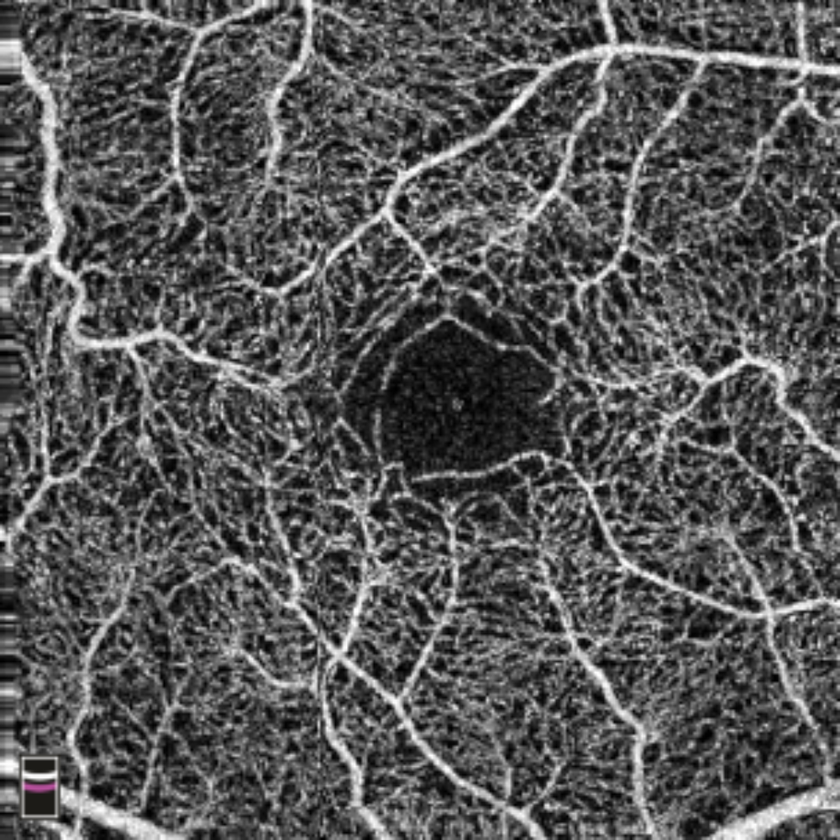
#> input picture test_images/5000.tif, 840 x 840 px, shrunk from 1000 x 1000 before the run, found by its file name
$ python testing.py
#> lines starting #> are read from the running program, lines starting #| are printed output that depends on the picture; after the words box and inside, x2 and y2 are one past the last pixel; in counts of white or black regions, pixels touching at a corner belong together
### gui/build/fuzzy_thresholding.py
import numpy as np
from scipy.ndimage import median_filter, convolve
from skfuzzy.cluster import cmeans

def gaussian_kernel(size: int, sigma: float) -> np.ndarray:
    """
    Generate a 2D Gaussian kernel.

    Parameters:
    - size: The width and height of the square kernel (must be an odd number for symmetry).
    - sigma: The standard deviation of the Gaussian distribution.

    Returns:
    - A 2D NumPy array representing the normalized Gaussian kernel.
    """
    # Create a 1D array of evenly spaced values from -size//2 to size//2
    ax = np.linspace(-(size // 2), size // 2, size)
    # Create 2D coordinate grids from the 1D array (meshgrid of x and y)
    xx, yy = np.meshgrid(ax, ax)
    # Compute the 2D Gaussian function on the grid
    kernel = np.exp(-(xx ** 2 + yy ** 2) / (2.0 * sigma ** 2))
    # Normalize the kernel so that the sum of all elements equals 1
    return kernel / np.sum(kernel)


def smooth_function(h, X):
    """
    Apply 2D convolution to smooth the input image using the given kernel, with edge padding handled by mirrored expansion.

    Parameters:
    - h: 2D NumPy array representing the convolution kernel (e.g., Gaussian filter)
    - X: 2D NumPy array representing the input image

    Returns:
    - A 2D NumPy array of the same shape as X, containing the smoothed image
    """
    Mx, My = h.shape
    nx = (Mx - 1) // 2
    ny = (My - 1) // 2
    Xe = iexpansion(X, nx, ny)
    fXe = convolve(Xe, h, mode='constant', cval=0.0)
    return fXe[nx:-nx, ny:-ny]


def iexpansion(X:np.ndarray, nx:int, ny:int) -> np.ndarray:
    """
    Expand the input image by mirroring its borders.

    Parameters:
    - X: 2D NumPy array (input image or matrix)
    - nx: Number of rows to expand at the top and bottom
    - ny: Number of columns to expand at the left and right

    Returns:
    - A 2D NumPy array with mirrored padding added on all sides
    """
    Xn = np.flipud(X)[-nx:, :]
    Xs = np.flipud(X)[:nx, :]
    Xe = np.fliplr(X)[:, :ny]
    Xw = np.fliplr(X)[:, -ny:]
    Xr = np.flipud(np.fliplr(X))                # flip both axes once
    Xne = Xr[-nx:, :ny]                         # top-right corner
    Xno = Xr[-nx:, -ny:]                        # top-left corner
    Xse = Xr[:nx, :ny]                          # bottom-right corner
    Xso = Xr[:nx, -ny:]                         # bottom-left corner


    top = np.hstack((Xno, Xn, Xne))
    mid = np.hstack((Xw, X, Xe))
    bot = np.hstack((Xso, Xs, Xse))

    return np.vstack((top, mid, bot))


# [23 lines left out: function trapezoid_fuzzy_membership, not called in this run]


def fuzzy_thresholding(X:np.ndarray, nth:int, w:int) -> np.ndarray:
    """
    Perform fuzzy thresholding on an input image using Fuzzy C-Means clustering and trapezoidal fuzzy membership functions, followed by median filtering.

    Parameters:
    - X: 2D numpy array (grayscale image)
    - nth: Number of fuzzy thresholds (clusters)
    - w: Window size for median filtering

    Returns:
    - Y: 2D numpy array of class labels (1-based) for each pixel
    """
    X = X.astype(np.float64)

    # Normalize the image using mean ± 2*std range
    sigmaX = np.std(X)
    muX = np.mean(X)
    mask = (X > (muX - 2 * sigmaX)) & (X < (muX + 2 * sigmaX))
    norma = np.max(X[mask])
    X = X / norma

    # Apply Gaussian smoothing
    h = gaussian_kernel(11, 1.5)
    gX = smooth_function(h, X)

    # Fuzzy C-means clustering
    data = gX.flatten()[np.newaxis, :]
    cntr, u, _, _, _, _, _ = cmeans(data, nth, 2, error=1e-5, maxiter=100)
    Xfcm = np.sort(cntr.flatten())

    max_gX = np.max(gX)
    min_gX = np.min(gX)

    Xtrap3 = np.zeros((X.shape[0], X.shape[1], nth))

    for imax in range(nth):
        if imax == 0: # first cluster
            a1 = a2 = min_gX
            a3 = Xfcm[0]
            a4 = Xfcm[1]
        elif imax == nth - 1: # last cluster
            a1 = Xfcm[-2]
            a2 = Xfcm[-1]
            a3 = a4 = max_gX
        else:
            a1 = Xfcm[imax - 1]
            a2 = a3 = Xfcm[imax]
            a4 = Xfcm[imax + 1]

        Xtrap = trapezoid_fuzzy_membership(X, a1, a2, a3, a4)
        Xtrap3[:, :, imax] = Xtrap

    medXtrap3 = np.zeros_like(Xtrap3)
    for ii in range(nth):
        medXtrap3[:, :, ii] = median_filter(Xtrap3[:, :, ii], size=(w, w),
                                    mode='constant', cval=0.0)

    Y = np.argmax(medXtrap3, axis=2) + 1 #! Axis 2 is the third dimension; +1 to match the index as in Matlab. May need to change the +1 based on the context
    Y = Y * (Y > 0) + (Y == 0)

    return Y

### gui/build/testing.py
# [57 lines of commented-out code are left out]


import os
import tifffile as tiff
import numpy as np
from fuzzy_thresholding import fuzzy_thresholding
from scipy.io import loadmat
import matplotlib.pyplot as plt

current_dir = os.getcwd()
target_dir = os.path.join(current_dir, 'gui', 'build')
Xraw = tiff.imread('/Users/milameteor/Library/CloudStorage/OneDrive-UWA/M4 Backup/LEI/to_be_rename/MILA_renamed/test/5000.tif')  # this might be 2D or 3D
#> Xraw is the input picture: shape (840, 840, 3); mean R, G, B 86.9, 86.8, 86.8

# Match the MATLAB preprocessing:
if Xraw.ndim == 2:
    X = Xraw
elif Xraw.ndim == 3:
    if Xraw.shape[2] == 3:
        # RGB -> grayscale; approximate rgb2gray, or use exact weights if you care
        X = Xraw.mean(axis=2)
    else:
        # multi-slice -> take first slice
        X = Xraw[:, :, 0]
else:
    raise ValueError(f"Unsupported image shape: {Xraw.shape}")

X = X.astype(np.float64)
Y_py = fuzzy_thresholding(X, nth=2, w=3)
#> in fuzzy_thresholding, `sigmaX = np.std(X)`: sigmaX = 49.25
#> in fuzzy_thresholding, `muX = np.mean(X)`: muX = 86.85
#> in fuzzy_thresholding, `mask = (X > (muX - 2 * sigmaX)) & (X < (muX + 2 * sigmaX))`:
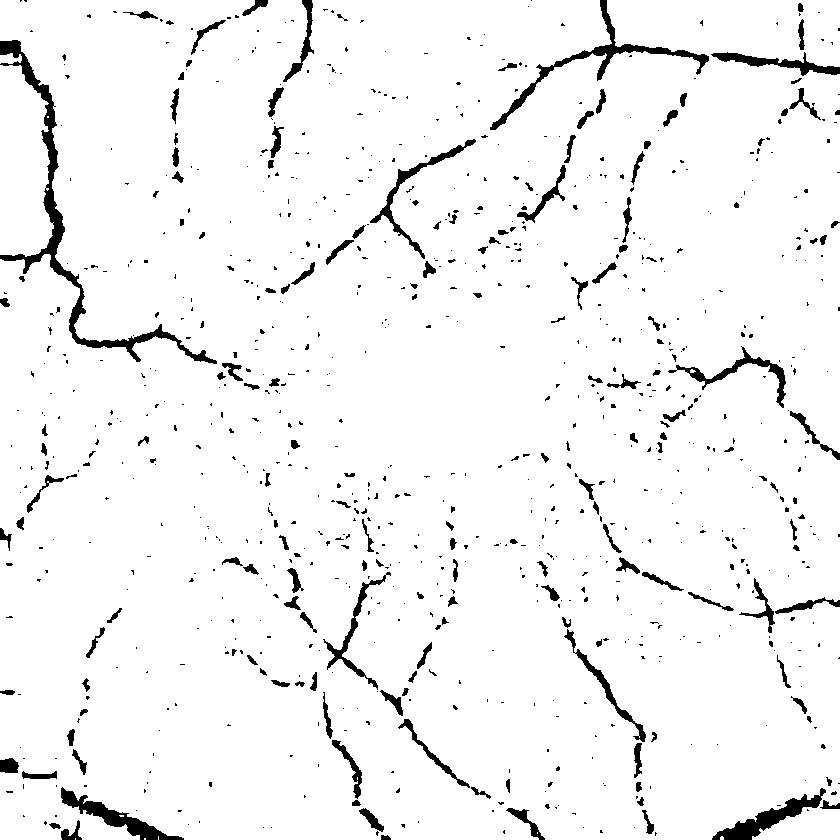
#> mask: shape (840, 840) bool; 95.3% white; 904 black regions (721 under 20 px), largest, box (x1, y1, x2, y2) and area: (0, 40, 217, 364) 4337, (490, 0, 709, 130) 2036, (712, 788, 826, 840) 1547
#> in fuzzy_thresholding, `norma = np.max(X[mask])`: norma = 185.3
#> in iexpansion, `Xe = np.fliplr(X)[:, :ny]`: Xe = 840 rows, first 6: [0.469, 0.469, 0.437, 0.399, 0.383], [0.469, 0.469, 0.437, 0.399, 0.383], [0.48, 0.475, 0.442, 0.405, 0.388], [0.491, 0.486, 0.453, 0.405, 0.383], [0.459, 0.453, 0.426, 0.388, 0.372], [0.394, 0.394, 0.372, 0.351, 0.351]
#> in iexpansion, `Xw = np.fliplr(X)[:, -ny:]`: Xw = 840 rows, first 6: [0.286, 0.232, 0.205, 0.173, 0.162], [0.313, 0.264, 0.237, 0.21, 0.2], [0.367, 0.34, 0.335, 0.313, 0.308], [0.437, 0.437, 0.432, 0.426, 0.426], [0.383, 0.383, 0.378, 0.378, 0.378], [0.248, 0.248, 0.237, 0.237, 0.237]
#> in iexpansion, `Xr = np.flipud(np.fliplr(X))`:
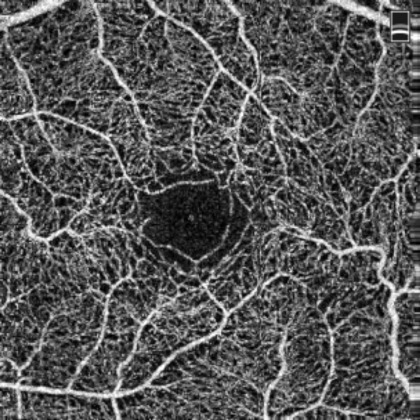
#> Xr: shape (840, 840) float64 (shown at 1/2 size); min 0, max 1.38, mean 0.469; drawn with min black and max white
#> in iexpansion, `Xne = Xr[-nx:, :ny]`: Xne = [[0.459, 0.453, 0.426, 0.388, 0.372], [0.491, 0.486, 0.453, 0.405, 0.383], [0.48, 0.475, 0.442, 0.405, 0.388], [0.469, 0.469, 0.437, 0.399, 0.383], [0.469, 0.469, 0.437, 0.399, 0.383]]
#> in iexpansion, `Xno = Xr[-nx:, -ny:]`: Xno = [[0.383, 0.383, 0.378, 0.378, 0.378], [0.437, 0.437, 0.432, 0.426, 0.426], [0.367, 0.34, 0.335, 0.313, 0.308], [0.313, 0.264, 0.237, 0.21, 0.2], [0.286, 0.232, 0.205, 0.173, 0.162]]
#> in iexpansion, `Xse = Xr[:nx, :ny]`: Xse = [[0.599, 0.588, 0.469, 0.302, 0.178], [0.604, 0.594, 0.475, 0.313, 0.189], [0.664, 0.653, 0.561, 0.426, 0.329], [0.745, 0.739, 0.68, 0.583, 0.529], [0.804, 0.799, 0.766, 0.723, 0.691]]
#> in iexpansion, `Xso = Xr[:nx, -ny:]`: Xso = [[0.302, 0.302, 0.302, 0.302, 0.302], [0.302, 0.302, 0.302, 0.302, 0.302], [0.297, 0.302, 0.302, 0.302, 0.302], [0.297, 0.302, 0.302, 0.302, 0.302], [0.291, 0.297, 0.297, 0.297, 0.297]]
#> in iexpansion, `mid = np.hstack((Xw, X, Xe))`:
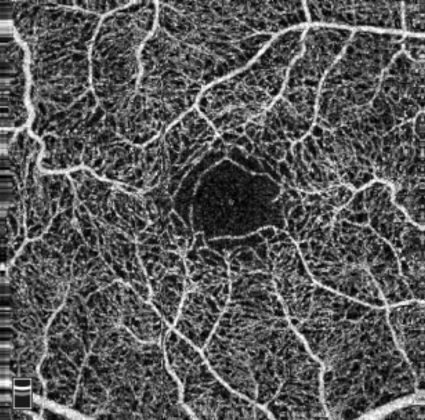
#> mid: shape (840, 850) float64 (shown at 1/2 size); min 0, max 1.38, mean 0.469; drawn with min black and max white
#> in iexpansion, `return np.vstack((top, mid, bot))`:
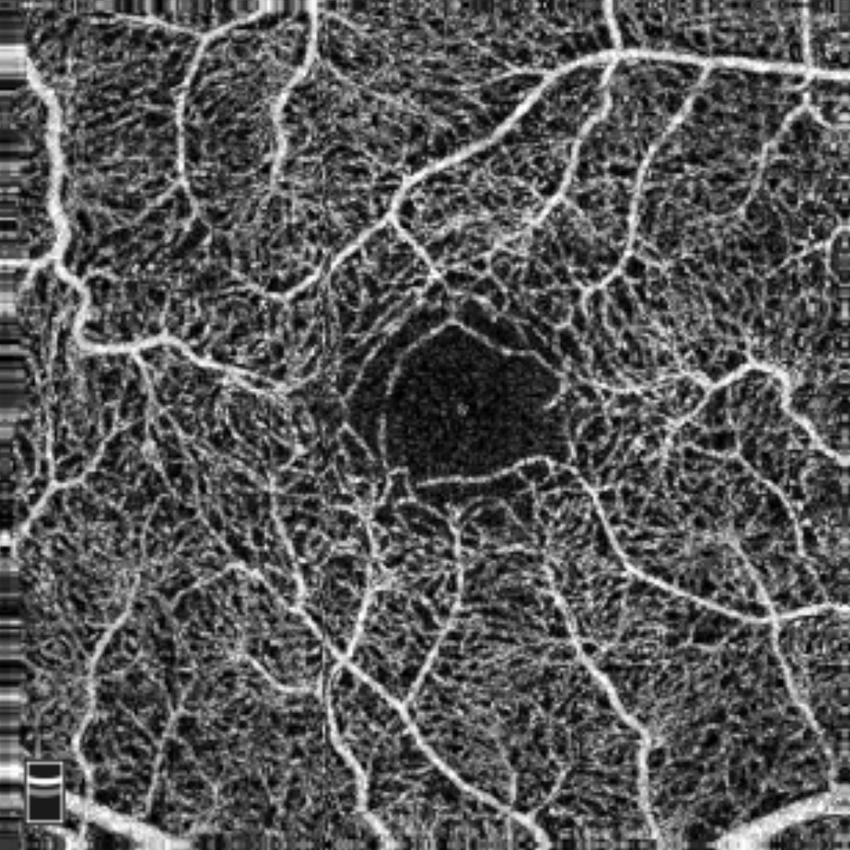
#> returned value: shape (850, 850) float64; min 0, max 1.38, mean 0.469; drawn with min black and max white
#> (the run stopped early here; a loop or call above may not have finished)

$ run again, with test_images/5001.tif copied over test_images/5000.tif
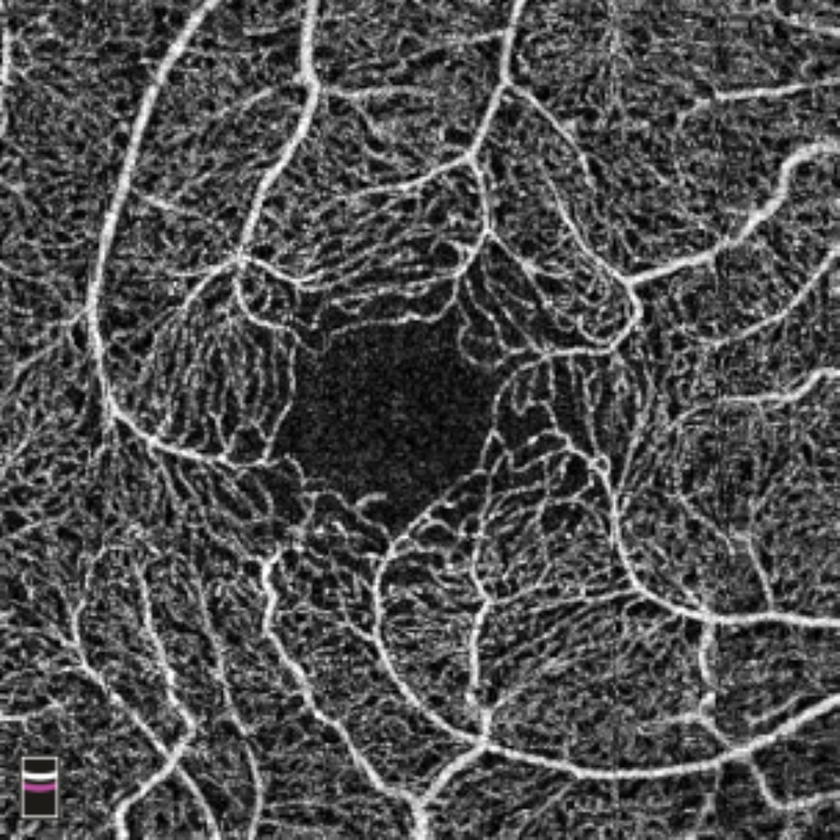
#> input picture test_images/5001.tif, 840 x 840 px, shrunk from 1000 x 1000 before the run, found by its file name
#> Xraw is the input picture: shape (840, 840, 3); mean R, G, B 78.4, 78.3, 78.3
#> sigmaX = 47.08
#> muX = 78.35
#> in fuzzy_thresholding, `mask = (X > (muX - 2 * sigmaX)) & (X < (muX + 2 * sigmaX))`:
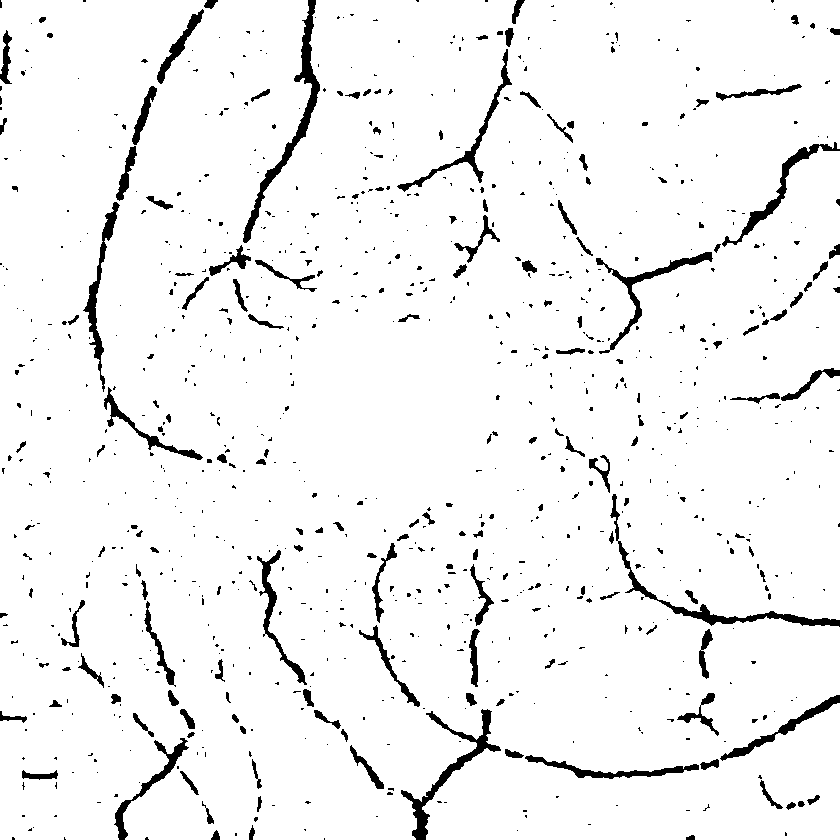
#> mask: shape (840, 840) bool; 95.1% white; 945 black regions (751 under 20 px), largest, box (x1, y1, x2, y2) and area: (243, 0, 320, 243) 2090, (610, 494, 840, 627) 1772, (401, 709, 501, 840) 1770
#> norma = 172.3
#> Xe = 840 rows, first 6: [0, 0, 0.0116, 0.0232, 0.0522], [0.0174, 0.0174, 0.0232, 0.0348, 0.058], [0.0812, 0.0812, 0.0696, 0.058, 0.058], [0.133, 0.128, 0.104, 0.0754, 0.0638], [0.215, 0.209, 0.186, 0.151, 0.133], [0.308, 0.308, 0.284, 0.255, 0.244]
#> Xw = 840 rows, first 6: [0.313, 0.4, 0.667, 0.934, 1.03], [0.342, 0.441, 0.708, 0.975, 1.07], [0.424, 0.551, 0.824, 1.1, 1.19], [0.505, 0.667, 0.94, 1.21, 1.31], [0.563, 0.731, 0.975, 1.22, 1.31], [0.609, 0.76, 0.957, 1.17, 1.24]
#> Xne = [[0.215, 0.209, 0.186, 0.151, 0.133], [0.133, 0.128, 0.104, 0.0754, 0.0638], [0.0812, 0.0812, 0.0696, 0.058, 0.058], [0.0174, 0.0174, 0.0232, 0.0348, 0.058], [0, 0, 0.0116, 0.0232, 0.0522]]
#> Xno = [[0.563, 0.731, 0.975, 1.22, 1.31], [0.505, 0.667, 0.94, 1.21, 1.31], [0.424, 0.551, 0.824, 1.1, 1.19], [0.342, 0.441, 0.708, 0.975, 1.07], [0.313, 0.4, 0.667, 0.934, 1.03]]
#> Xse = [[0.348, 0.342, 0.319, 0.29, 0.25], [0.342, 0.337, 0.313, 0.284, 0.244], [0.296, 0.296, 0.279, 0.25, 0.221], [0.232, 0.232, 0.221, 0.209, 0.191], [0.18, 0.18, 0.174, 0.174, 0.168]]
#> Xso = [[0.162, 0.174, 0.162, 0.157, 0.157], [0.162, 0.168, 0.162, 0.157, 0.157], [0.145, 0.145, 0.139, 0.139, 0.133], [0.128, 0.104, 0.104, 0.0986, 0.0928], [0.145, 0.11, 0.116, 0.122, 0.122]]
#> in iexpansion, `return np.vstack((top, mid, bot))`:
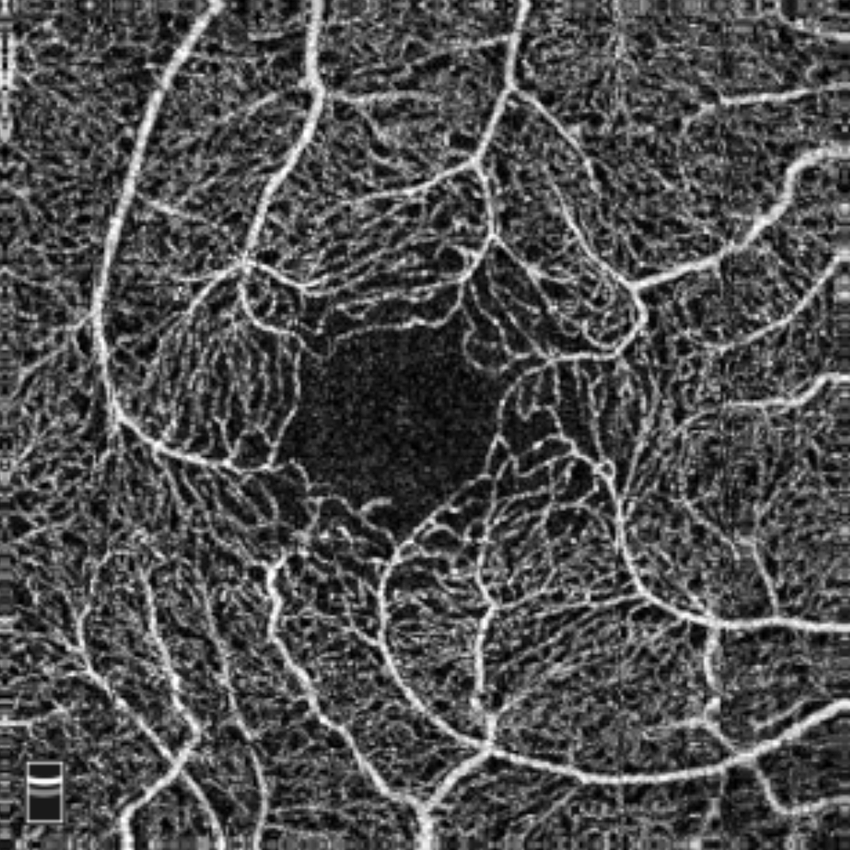
#> returned value: shape (850, 850) float64; min 0, max 1.48, mean 0.455; drawn with min black and max white
